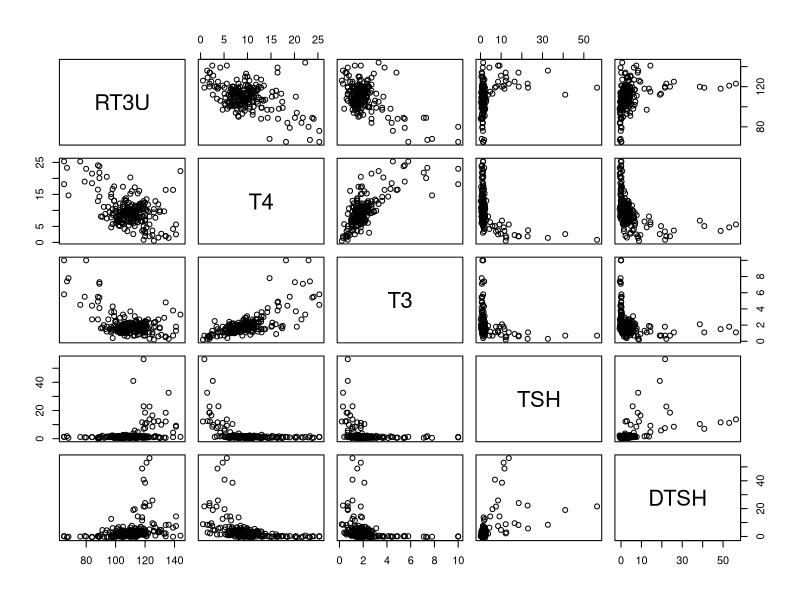
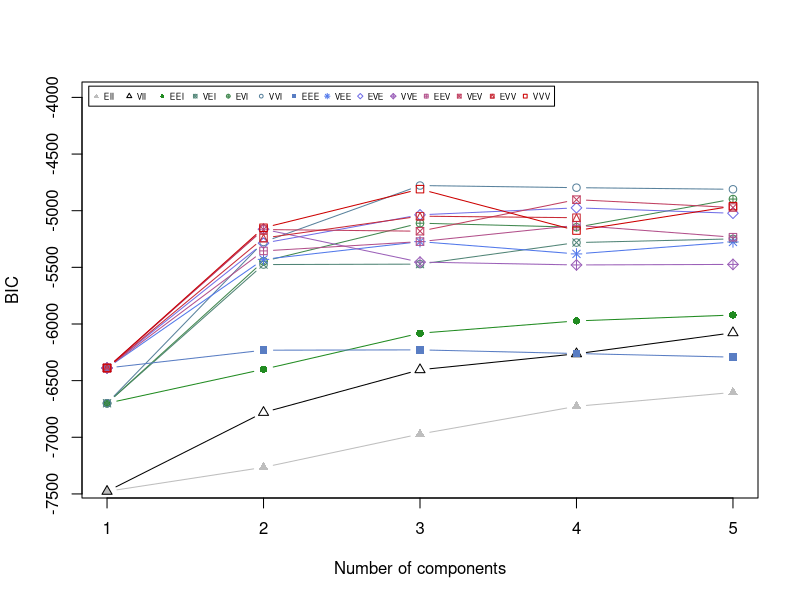
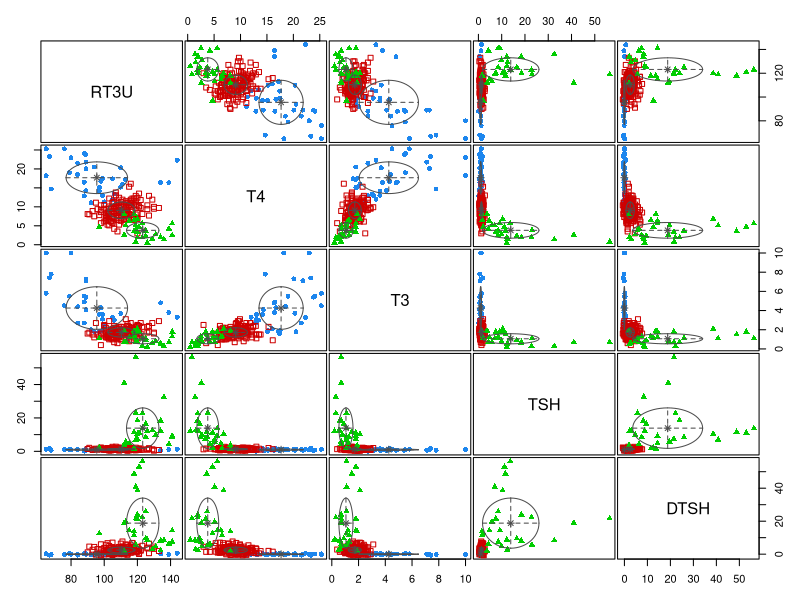
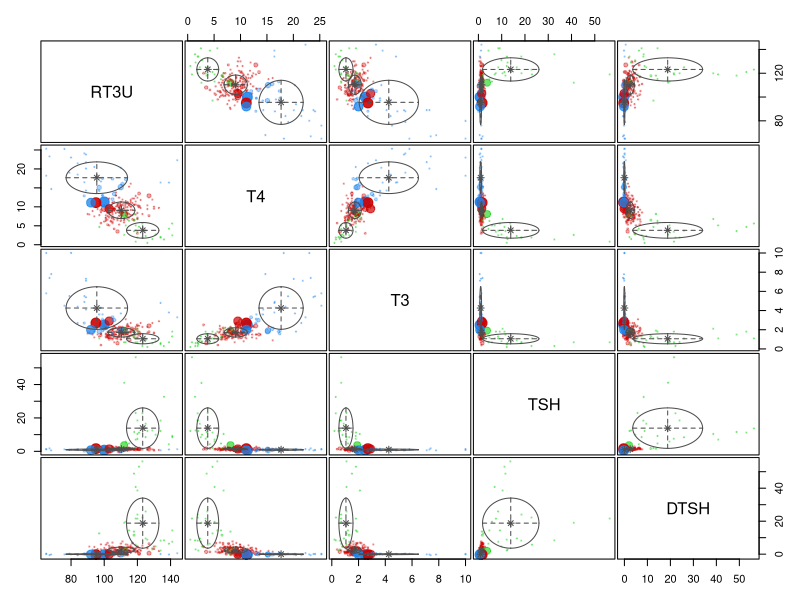
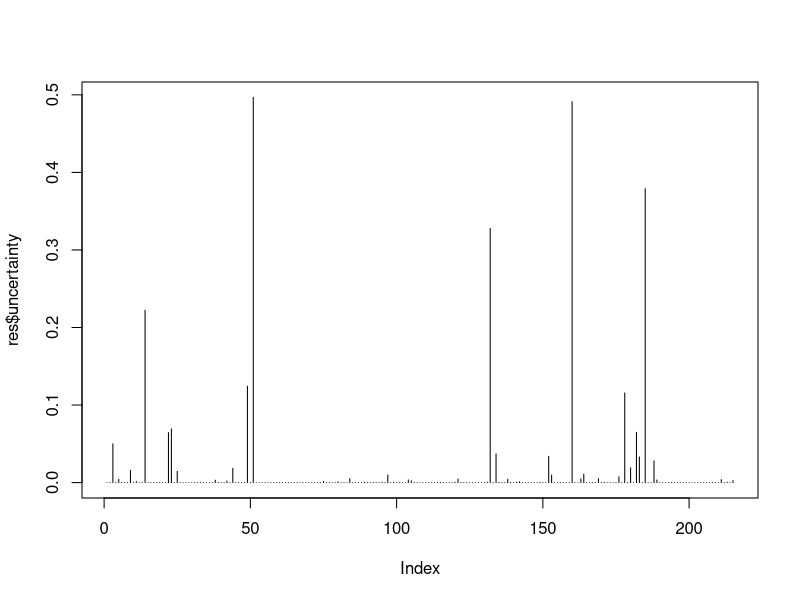

These charts were generated, in order, by the following R code:
library(mclust)
data(thyroid)
pairs(thyroid[,-1])

res = Mclust(thyroid[,-1], G=1:5)
summ = summary(res)
summ

# Plot BIC values
res$BIC
plot(res, what="BIC", legendArgs = list(x="topleft", cex=0.5,horiz=T), ylim=c(-7400, -4000))

plot(res, what="classification")

attributes(summ)
summ$pro
summ$mean
summ$variance

# Assess uncertainty associated with the model
plot(res, what="uncertainty")

# Cluster uncertainty at the individual patient level
plot(res$uncertainty, type="h")

# Rand Index comparison with full medical record patients
table(thyroid[,1], summ$classification)
adjustedRandIndex(thyroid[,1], summ$classification)
